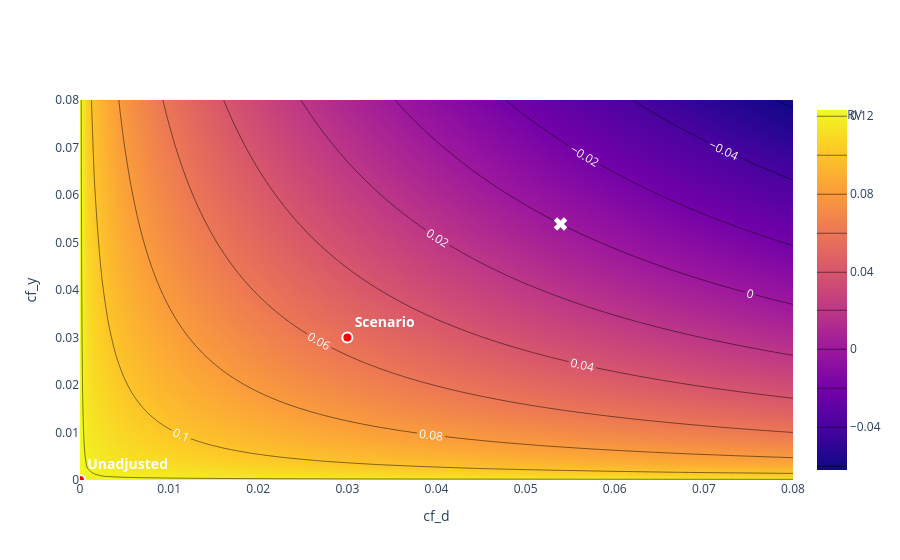

The cell this chart's notebook holds for it:
### Markdown cell above
From this analysis, we can conclude that the ATT is robust to the default setting with `cf_d` = `cf_y` = `0.03`. The corresponding robustness value is $7.58\%$, which means that a confounding scenario with `cf_d` = `cf_y` = `0.0758` would be sufficient to set the ATT down to a value of exactly zero. An important question is whether the considered confounding scenario is plausible in the use case. To get a better understanding of the sensitivity of the ATT with regard to other confounding scenarios, we can generate a contour plot, which displays all lower bounds for the ATT for different values of the sensitivity parameters `cf_d` and `cf_y`. We can also add the robustness value (white cross).

### Code cell
contour_plot = dml_obj.sensitivity_plot(grid_bounds = (0.08, 0.08))

# Add robustness value to the plot: Intersection of diagonal with contour line at zero
rv = dml_obj.sensitivity_params['rv']

# Add the point with an "x" shape at coordinates (4.97, 4.97)
contour_plot.add_trace(go.Scatter(
    x=rv,
    y=rv,
    mode='markers+text',
    marker=dict(
        size=12,
        symbol='x',
        color='white'
    ),
    name="RV"
))

contour_plot.show()

### Figure 1 — Plotly figure (JSON) as saved in the notebook; plotly's stock layout.template omitted (floating-point values rounded to 4 significant figures; data arrays with more than 128 entries replaced by an {"elided": "..."} marker saying what was removed)
{"data": [{"contours": {"coloring": "heatmap", "labelfont": {"color": "white", "size": 12}, "showlabels": true}, "hovertemplate": "cf_d: %{x:.3f}<br>cf_y : %{y:.3f}</b><br>Bound: %{z:.3f}</b>", "name": "Contour", "type": "contour", "x": [0.0, 0.0008081, 0.001616, 0.002424, 0.003232, 0.00404, 0.004848, 0.005657, 0.006465, 0.007273, 0.008081, 0.008889, 0.009697, 0.01051, 0.01131, 0.01212, 0.01293, 0.01374, 0.01455, 0.01535, 0.01616, 0.01697, 0.01778, 0.01859, 0.01939, 0.0202, 0.02101, 0.02182, 0.02263, 0.02343, 0.02424, 0.02505, 0.02586, 0.02667, 0.02747, 0.02828, 0.02909, 0.0299, 0.03071, 0.03152, 0.03232, 0.03313, 0.03394, 0.03475, 0.03556, 0.03636, 0.03717, 0.03798, 0.03879, 0.0396, 0.0404, 0.04121, 0.04202, 0.04283, 0.04364, 0.04444, 0.04525, 0.04606, 0.04687, 0.04768, 0.04848, 0.04929, 0.0501, 0.05091, 0.05172, 0.05253, 0.05333, 0.05414, 0.05495, 0.05576, 0.05657, 0.05737, 0.05818, 0.05899, 0.0598, 0.06061, 0.06141, 0.06222, 0.06303, 0.06384, 0.06465, 0.06545, 0.06626, 0.06707, 0.06788, 0.06869, 0.06949, 0.0703, 0.07111, 0.07192, 0.07273, 0.07354, 0.07434, 0.07515, 0.07596, 0.07677, 0.07758, 0.07838, 0.07919, 0.08], "y": [0.0, 0.0008081, 0.001616, 0.002424, 0.003232, 0.00404, 0.004848, 0.005657, 0.006465, 0.007273, 0.008081, 0.008889, 0.009697, 0.01051, 0.01131, 0.01212, 0.01293, 0.01374, 0.01455, 0.01535, 0.01616, 0.01697, 0.01778, 0.01859, 0.01939, 0.0202, 0.02101, 0.02182, 0.02263, 0.02343, 0.02424, 0.02505, 0.02586, 0.02667, 0.02747, 0.02828, 0.02909, 0.0299, 0.03071, 0.03152, 0.03232, 0.03313, 0.03394, 0.03475, 0.03556, 0.03636, 0.03717, 0.03798, 0.03879, 0.0396, 0.0404, 0.04121, 0.04202, 0.04283, 0.04364, 0.04444, 0.04525, 0.04606, 0.04687, 0.04768, 0.04848, 0.04929, 0.0501, 0.05091, 0.05172, 0.05253, 0.05333, 0.05414, 0.05495, 0.05576, 0.05657, 0.05737, 0.05818, 0.05899, 0.0598, 0.06061, 0.06141, 0.06222, 0.06303, 0.06384, 0.06465, 0.06545, 0.06626, 0.06707, 0.06788, 0.06869, 0.06949, 0.0703, 0.07111, 0.07192, 0.07273, 0.07354, 0.07434, 0.07515, 0.07596, 0.07677, 0.07758, 0.07838, 0.07919, 0.08], "z": {"elided": "100x100 float values"}}, {"hovertemplate": "cf_d: %{x:.3f}<br>cf_y : %{y:.3f}</b><br>Bound: 0.055</b>", "marker": {"color": "red", "line": {"color": "white", "width": 2}, "size": 10}, "mode": "markers+text", "name": "Scenario", "showlegend": false, "text": ["<b>Scenario</b>"], "textfont": {"color": "white", "size": 14}, "textposition": "top right", "type": "scatter", "x": [0.03], "y": [0.03]}, {"hovertemplate": "cf_d: %{x:.3f}<br>cf_y : %{y:.3f}</b><br>Bound: 0.123</b>", "marker": {"color": "red", "line": {"color": "white", "width": 2}, "size": 10}, "mode": "markers+text", "name": "Unadjusted", "showlegend": false, "text": ["<b>Unadjusted</b>"], "textfont": {"color": "white", "size": 14}, "textposition": "top right", "type": "scatter", "x": [0], "y": [0]}, {"marker": {"color": "white", "size": 12, "symbol": "x"}, "mode": "markers+text", "name": "RV", "type": "scatter", "x": [0.05391], "y": [0.05391]}], "layout": {"title": {}, "xaxis": {"range": [0, 0.08], "title": {"text": "cf_d"}}, "yaxis": {"range": [0, 0.08], "title": {"text": "cf_y "}}}}
